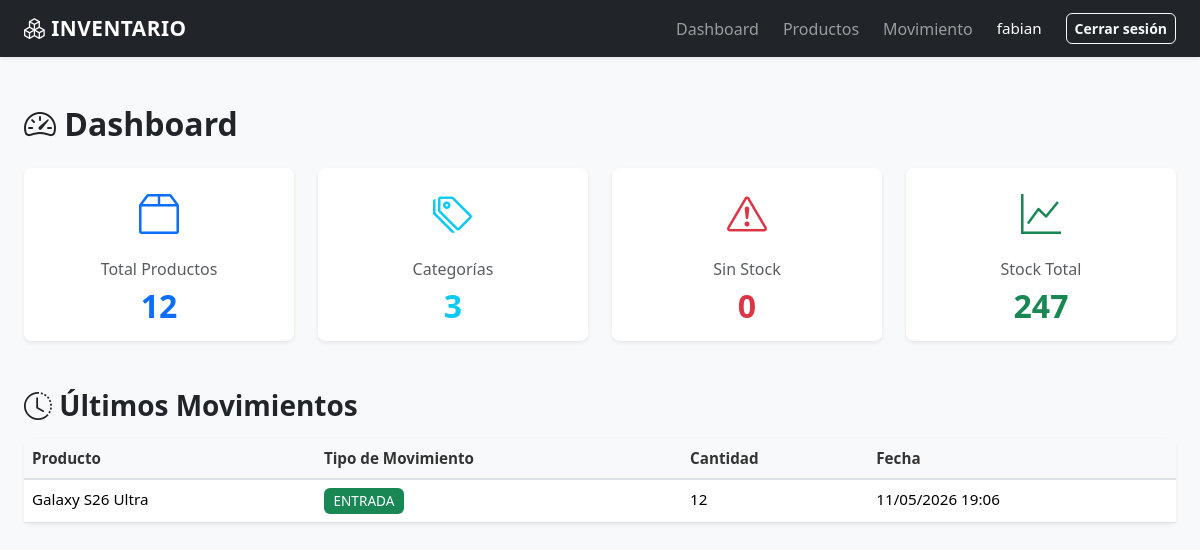
Page / (signed in) on the earlier database version.
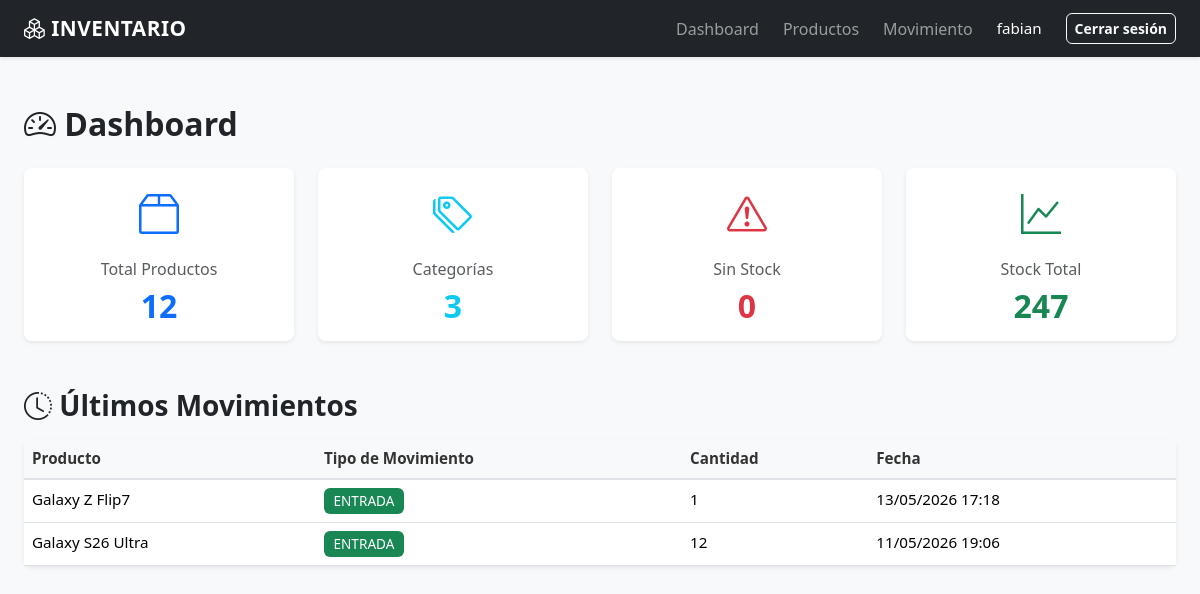
Same page on the later database version.
### inventario/models.py (models this page shows, shortened)
class Movimiento(models.Model):
    TIPO_MOVIMIENTO = (
        ('ENTRADA', 'Entrada'),
        ('SALIDA', 'Salida'),
    )
    producto = models.ForeignKey(Producto, on_delete=models.CASCADE)
    tipo = models.CharField(max_length=10, choices=TIPO_MOVIMIENTO)
    cantidad = models.IntegerField()
    fecha = models.DateTimeField(auto_now_add=True)

class Producto(models.Model):
    nombre = models.CharField(max_length=100)
    precio = models.DecimalField(max_digits=10, decimal_places=2)
    stock = models.IntegerField(default=0)
    categoria = models.ForeignKey(Categoria, on_delete=models.CASCADE)
    proveedor = models.ForeignKey(Proveedor, on_delete=models.CASCADE)

### inventario/views.py (the view)
# urls.py: path('', dashboard, name='dashboard'),
@login_required
def dashboard(request):
    total_productos= Producto.objects.count()
    total_categorias = Categoria.objects.count()
    productos_sin_stock = Producto.objects.filter(stock__lte=0).count()
    total_stock = Producto.objects.aggregate(
        Sum('stock')
    )['stock__sum']
    ultimos_movimientos = Movimiento.objects.order_by('-fecha')[:5]
    context = {
        'total_productos': total_productos,
        'total_categorias': total_categorias,
        'productos_sin_stock': productos_sin_stock,
        'total_stock': total_stock,
        'ultimos_movimientos': ultimos_movimientos
    }
    return render(request,'inventario/dashboard.html', context)

### inventario/templates/inventario/dashboard.html (shortened to what this page needs)
{% extends 'inventario/base.html' %}
{% block content %}
<div class="mt-4 mb-4">
    <h2 class="fw-bold text-dark mb-4">
        <i class="bi bi-speedometer2"></i> Dashboard
    </h2>
    <div class="row g-4 mb-5">
        <div class="col-md-6 col-lg-3">
            <div class="card border-0 shadow-sm h-100">
                <div class="card-body text-center">
                    <div class="mb-3">
                        <i class="bi bi-box2 text-primary" style="font-size: 2.5rem;"></i>
                    </div>
                    <h6 class="card-title text-muted">Total Productos</h6>
                    <h2 class="card-text text-primary fw-bold">{{ total_productos }}</h2>
                </div>
            </div>
        </div>
        <div class="col-md-6 col-lg-3">
            <div class="card border-0 shadow-sm h-100">
                <div class="card-body text-center">
                    <div class="mb-3">
                        <i class="bi bi-tags text-info" style="font-size: 2.5rem;"></i>
                    </div>
                    <h6 class="card-title text-muted">Categorías</h6>
                    <h2 class="card-text text-info fw-bold">{{ total_categorias }}</h2>
                </div>
            </div>
        </div>
        <div class="col-md-6 col-lg-3">
            <div class="card border-0 shadow-sm h-100">
                <div class="card-body text-center">
                    <div class="mb-3">
                        <i class="bi bi-exclamation-triangle text-danger" style="font-size: 2.5rem;"></i>
                    </div>
                    <h6 class="card-title text-muted">Sin Stock</h6>
                    <h2 class="card-text text-danger fw-bold">{{ productos_sin_stock }}</h2>
                </div>
            </div>
        </div>
        <div class="col-md-6 col-lg-3">
            <div class="card border-0 shadow-sm h-100">
                <div class="card-body text-center">
                    <div class="mb-3">
                        <i class="bi bi-graph-up text-success" style="font-size: 2.5rem;"></i>
                    </div>
                    <h6 class="card-title text-muted">Stock Total</h6>
                    <h2 class="card-text text-success fw-bold">{{ total_stock }}</h2>
                </div>
            </div>
        </div>
    </div>
    <h3 class="fw-bold text-dark mb-3">
        <i class="bi bi-clock-history"></i> Últimos Movimientos
    </h3>
    <div class="card border-0 shadow-sm">
        <div class="table-responsive">
            <table class="table table-hover mb-0">
                <thead class="table-light">
                    <tr>
                        <th>Producto</th>
                        <th>Tipo de Movimiento</th>
                        <th>Cantidad</th>
                        <th>Fecha</th>
                    </tr>
                </thead>
                <tbody>
                    {% if ultimos_movimientos %}
                        {% for movimiento in ultimos_movimientos %}
                            <tr>
                                <td class="fw-5">{{ movimiento.producto.nombre }}</td>
                                <td>
                                    <span class="badge {% if movimiento.tipo == 'ENTRADA' %}bg-success{% else %}bg-warning{% endif %}">
                                        {{ movimiento.tipo }}
                                    </span>
                                </td>
                                <td>{{ movimiento.cantidad }}</td>
                                <td>{{ movimiento.fecha|date:"d/m/Y H:i" }}</td>
                            </tr>
                        {% endfor %}
                    {% else %}
                        <tr>
                            <td colspan="4" class="text-center text-muted py-4">
                                No hay movimientos registrados
                            </td>
                        </tr>
                    {% endif %}
                </tbody>
            </table>
        </div>
    </div>
</div>
{% endblock content %}

Differences in the rows shown:
added Movimiento: producto.nombre "Galaxy Z Flip7", tipo "ENTRADA", cantidad "1", fecha "13/05/2026 17:18"
